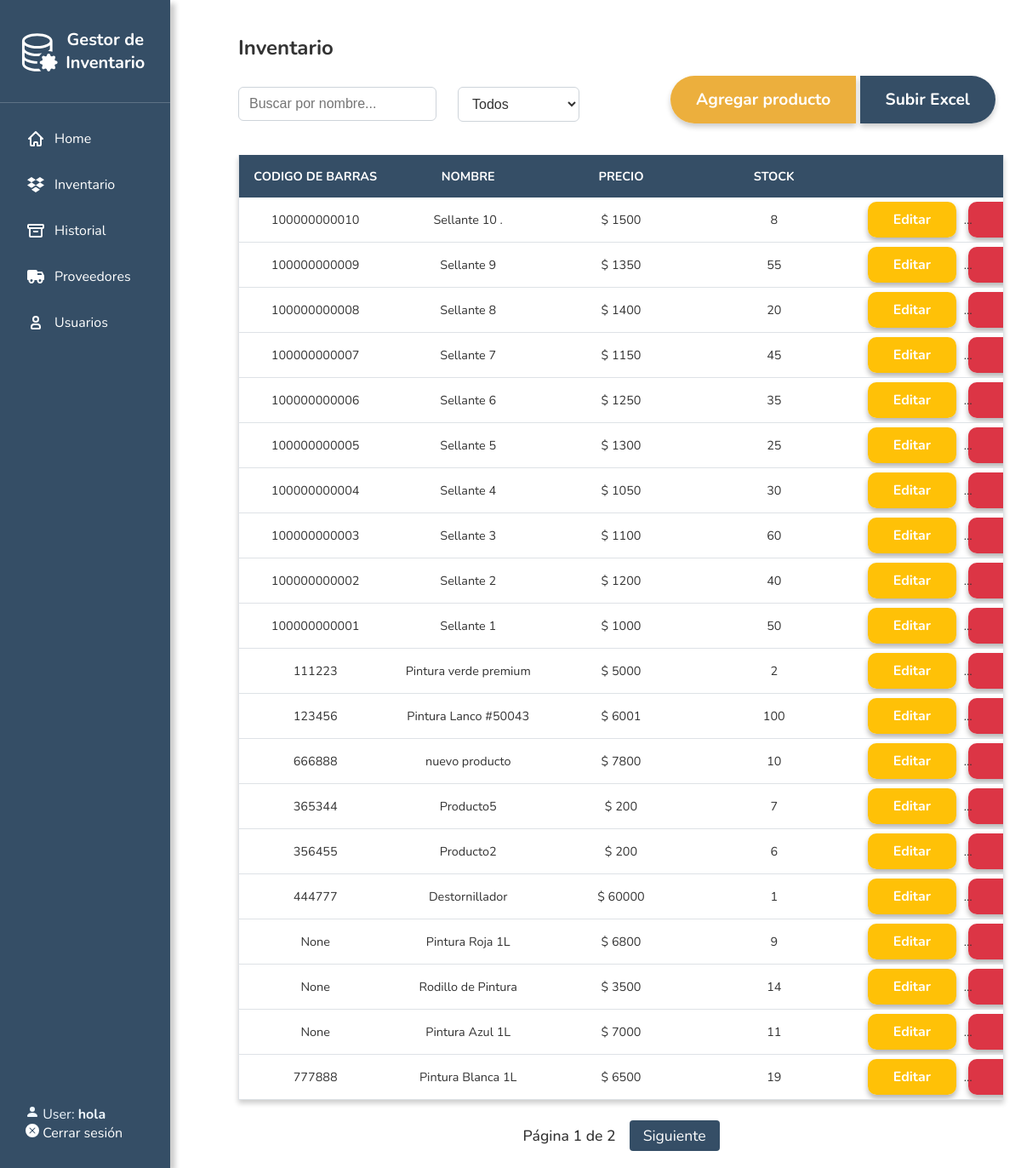
Page /inventario (signed in) on the committed database.
### inventory/models.py (models this page shows, shortened)
class Producto(models.Model):
    name = models.CharField(max_length=200, default='Sin nombre')
    type = models.CharField(max_length=200, blank=False)
    price = models.IntegerField()
    stock = models.IntegerField(default=0)
    codigo_barras = models.CharField(max_length=50, null=True, blank=True)
    choices = (
        ('AVAILABLE', 'Item ready to be purchased'),
        ('SOLD', 'Item already purchased'),
        ('RESTOCKING', 'Item restocking in a few days')
    )
    status = models.CharField(max_length=10, choices=choices, default='SOLD')
    issues = models.CharField(max_length=50, default="No Issues")
    date_added = models.DateTimeField(default=now, editable=False)
    class Meta:
        abstract = True

class Sellantes(Producto):
    pass

class Pinturas(Producto):
    pass

class Herramientas(Producto):
    pass

### inventory/views.py (the view, shortened to what this page needs)
# urls.py: re_path(r'^inventario$', inventario, name='inventario'),
@login_required
def inventario(request):
    q = request.GET.get('q', '')
    tipo = request.GET.get('type', '')
    sellantes = Sellantes.objects.all().order_by('-date_added')
    herramientas = Herramientas.objects.all().order_by('-date_added')
    pinturas = Pinturas.objects.all().order_by('-date_added')
    if q:
        sellantes = sellantes.filter(name__icontains=q)
        herramientas = herramientas.filter(name__icontains=q)
        pinturas = pinturas.filter(name__icontains=q)
    items = (
        [{"item": s, "category": "Sellantes"} for s in sellantes] +
        [{"item": h, "category": "Herramientas"} for h in herramientas] +
        [{"item": p, "category": "Pinturas"} for p in pinturas]
    )
    items = sorted(
        items,
        key=lambda x: getattr(x["item"], "date_added", None) or datetime.min,
        reverse=True
    )
    paginator = Paginator(items, 20)
    page_number = request.GET.get('page')
    page_obj = paginator.get_page(page_number)
    context = {
        'page_obj': page_obj,
        'items': page_obj,  # So your template keeps working
    }
    return render(request, 'inv/inventario.html', context)

### inventory/templates/inv/inventario.html (shortened to what this page needs)
{% extends 'inv/base.html' %}
{% block body %}
<h2>Inventario</h2>
<div class="container-set-inventory">
  <div class="add_buttons">
    <div class="inventory-left">
      <div class="button-group">
        <input type="text" id="searchInput" placeholder="Buscar por nombre..."
          class="form-control d-inline-block w-auto" />
      </div>
      <div class="button-group">
        <select id="filterType" class="form-select d-inline-block w-auto">
          <option value="">Todos</option>
        </select>
      </div>
    </div>
    <div class="inventory-right">
      <div class="button-group">
        <div class="button-group-fused">
          <a href="{% url 'agregar_producto' %}" class=" agregar-producto">Agregar producto</a>
          <a href="{% url 'upload_products_excel' %}" class=" agregar-excel">Subir Excel</a>
        </div>
      </div>
    </div>
  </div>
</div>
<div id="tablaProductos">
  {% include 'inv/tabla_productos.html' %}
</div>
{% endblock %}

### inventory/templates/inv/base.html (shortened to what this page needs)
<!DOCTYPE html>
<html>
  {% load static %}
  {% block styles %}
    <link rel="stylesheet" type="text/css" href="{% static '/css/bootstrap.min.css' %}">
    <link rel="stylesheet" type="text/css" href="{% static '/css/style.css' %}">
  {% endblock %}
<body>
  <div class="sidebar">
    <div class="sidebar-logo">
      Gestor de Inventario
    </div>
    <div class="sidebar-logoless">
    <div class="sidebar-nav">
      <a href="{% url 'index' %}">
        Home
      </a>
      <a href="{% url 'inventario' %}">
        Inventario
      </a>
      <a href="{% url 'historial' %}">
        Historial
      </a>
      <a href="{% url 'suppliers_list' %}">
        Proveedores
      <a href="{% url 'users' %}">
        <svg class="w-6 h-6" aria-hidden="true" xmlns="http://www.w3.org/2000/svg" width="24" height="24" fill="none" viewBox="0 0 24 24">
          <path stroke="currentColor" stroke-width="2" d="M7 17v1a1 1 0 0 0 1 1h8a1 1 0 0 0 1-1v-1a3 3 0 0 0-3-3h-4a3 3 0 0 0-3 3Zm8-9a3 3 0 1 1-6 0 3 3 0 0 1 6 0Z"/>
        </svg>
        Usuarios
      </a>
      </div>
    </div>
<div class="sidebar-footer">
  {% if user.is_authenticated %}
    <span class="user-info">
      <svg xmlns="http://www.w3.org/2000/svg" width="16" height="16" fill="currentColor" class="bi bi-person-fill" viewBox="0 0 16 16">
        <path d="M3 14s-1 0-1-1 1-4 6-4 6 3 6 4-1 1-1 1zm5-6a3 3 0 1 0 0-6 3 3 0 0 0 0 6"/>
      </svg>
      User: <strong>{{ user.username }}</strong>
    </span>
    <br>
    <a href="{% url 'logout_custom' %}" class="logout-link" style="text-decoration: none; color: white;">
  Cerrar sesión
</a>
  {% endif %}
</div>
  </div>
  <div class="container" style="margin-left: 260px;">
    {% block body %}
    {% endblock %}
  </div>
</body>
</html>

### inventory/templates/inv/tabla_productos.html (shortened to what this page needs)
<div class="table-responsive">
  <table class="table table-hover fixed-table">
    <thead>
      <tr>
        <th>Codigo de Barras</th>
        <th>Nombre</th>
        <th>Precio</th>
        <th>Stock</th>
        <th></th>
      </tr>
    </thead>
    <tbody>
      {% for entry in items %}
      <tr>
        <td>{{ entry.item.codigo_barras }}</td>
        <td>{{ entry.item.name }}</td>
        <td>$ {{ entry.item.price }}</td>
        <td>{{ entry.item.stock }}</td>
        <td>
          {% if entry.category == "Sellantes" %}
          <a href="{% url 'edit_sellante' entry.item.pk %}" class="btn btn-warning btn-sm" role="button"
            aria-pressed="true">Editar</a>
          <a href="{% url 'delete_sellante' entry.item.pk %}" class="btn btn-danger btn-sm delete-product-btn"
            role="button" aria-pressed="true">x</a>
          {% elif entry.category == "Herramientas" %}
          <a href="{% url 'edit_herramienta' entry.item.pk %}" class="btn btn-warning btn-sm" role="button"
            aria-pressed="true">Editar</a>
          <a href="{% url 'delete_herramienta' entry.item.pk %}" class="btn btn-danger btn-sm delete-product-btn"
            role="button" aria-pressed="true">x</a>
          {% elif entry.category == "Pinturas" %}
          <a href="{% url 'edit_pintura' entry.item.pk %}" class="btn btn-warning btn-sm" role="button"
            aria-pressed="true">Editar</a>
          <a href="{% url 'delete_pintura' entry.item.pk %}" class="btn btn-danger btn-sm delete-product-btn"
            role="button" aria-pressed="true">x</a>
          {% endif %}
        </td>
      </tr>
      {% empty %}
      <tr>
        <td colspan="5">No hay productos que mostrar</td>
      </tr>
      {% endfor %}
    </tbody>
  </table>
</div>
<div class="pagination">
  <span>Página {{ page_obj.number }} de {{ page_obj.paginator.num_pages }}</span>
  {% if page_obj.has_next %}
    <a href="?page={{ page_obj.next_page_number }}{% if request.GET.q %}&q={{ request.GET.q }}{% endif %}{% if request.GET.type %}&type={{ request.GET.type }}{% endif %}">Siguiente</a>
  {% endif %}
</div>

### inventory/static/css/style.css (style rules this page uses)
.button-group { display: inline-block; margin-right: 10px; vertical-align: middle; }
.form-select { padding: 6px 12px; border: 1px solid #ced4da; border-radius: 4px; background: #fff; font-size: 1rem; color: #333; min-width: 140px; outline: none; transition: border-color 0.2s; }
.d-inline-block { display: inline-block; }
.w-auto { width: auto; }
.form-control { border-radius: 6px; border: 1px solid #ced4da; padding: 10px 12px; font-size: 1rem; margin-top: 10px; transition: border-color 0.2s; }
.add_buttons { display: flex; align-items: center; gap: 15px; margin-bottom: 20px; flex-wrap: wrap; max-width: 1500px; max-height: 70px; }
.add_buttons .button-group { min-width: 150px; }
.add_buttons select#filterType { border-radius: 6px; border: 1px solid #ced4da; padding: 10px 12px; font-size: 1rem; margin-top: 10px; transition: border-color 0.2s; }
.agregar-producto { border-top-left-radius: 50px; border-bottom-left-radius: 50px; text-decoration: none; font-size: 1.2rem; padding: 15px 30px; margin: 10px 1px; font-weight: bold; transition: transform 0.2s, background-color 0.3s; background-color: rgb(236, 175, 61); color: white; box-shadow: 0 4px 6px rgba(0, 0, 0, 0.2); }
.agregar-excel { border-top-right-radius: 50px; border-bottom-right-radius: 50px; text-decoration: none; font-size: 1.2rem; padding: 15px 30px; margin: 1px 1px; font-weight: bold; transition: transform 0.2s, background-color 0.3s; background-color: #354e66; color: white; box-shadow: 0 4px 6px rgba(0, 0, 0, 0.2); }
.add_buttons { display: flex; justify-content: space-between; align-items: center; flex-wrap: wrap; }
.inventory-left { display: flex; align-items: center; gap: 15px; }
.button-group-fused a { border-radius: 0; margin-right: -1px; }
.button-group-fused a:first-child { border-top-left-radius: 50px; border-bottom-left-radius: 50px; }
.button-group-fused a:last-child { border-top-right-radius: 50px; border-bottom-right-radius: 50px; margin-right: 0; }
.pagination { display: flex; justify-content: center; align-items: center; margin-top: 24px; gap: 16px; font-size: 1.1em; }
.pagination a { color: #fff; background: #354e66; padding: 6px 16px; border-radius: 4px; text-decoration: none; transition: background 0.2s; }
.pagination span { color: #333; font-weight: 500; }

### inventory/templates/inv/base.html (style rules this page uses)
.sidebar-footer { position: absolute; bottom: 0; width: 100%; padding: 15%; color: aliceblue; }

### rows in the picture
Sellantes: item.codigo_barras "100000000010", item.name "Sellante 10 .", item.price "1500", item.stock "8", shows "Editar"
Sellantes: item.codigo_barras "100000000009", item.name "Sellante 9", item.price "1350", item.stock "55", shows "Editar"
Sellantes: item.codigo_barras "100000000008", item.name "Sellante 8", item.price "1400", item.stock "20", shows "Editar"
Sellantes: item.codigo_barras "100000000007", item.name "Sellante 7", item.price "1150", item.stock "45", shows "Editar"
Sellantes: item.codigo_barras "100000000006", item.name "Sellante 6", item.price "1250", item.stock "35", shows "Editar"
Sellantes: item.codigo_barras "100000000005", item.name "Sellante 5", item.price "1300", item.stock "25", shows "Editar"
Sellantes: item.codigo_barras "100000000004", item.name "Sellante 4", item.price "1050", item.stock "30", shows "Editar"
Sellantes: item.codigo_barras "100000000003", item.name "Sellante 3", item.price "1100", item.stock "60", shows "Editar"
Sellantes: item.codigo_barras "100000000002", item.name "Sellante 2", item.price "1200", item.stock "40", shows "Editar"
Sellantes: item.codigo_barras "100000000001", item.name "Sellante 1", item.price "1000", item.stock "50", shows "Editar"
Pinturas: item.codigo_barras "111223", item.name "Pintura verde premium", item.price "5000", item.stock "2", shows "Editar"
Pinturas: item.codigo_barras "123456", item.name "Pintura Lanco #50043", item.price "6001", item.stock "100", shows "Editar"
Pinturas: item.codigo_barras "666888", item.name "nuevo producto", item.price "7800", item.stock "10", shows "Editar"
Herramientas: item.codigo_barras "365344", item.name "Producto5", item.price "200", item.stock "7", shows "Editar"
Pinturas: item.codigo_barras "356455", item.name "Producto2", item.price "200", item.stock "6", shows "Editar"
Herramientas: item.codigo_barras "444777", item.name "Destornillador", item.price "60000", item.stock "1", shows "Editar"
Pinturas: item.codigo_barras "None", item.name "Pintura Roja 1L", item.price "6800", item.stock "9", shows "Editar"
Herramientas: item.codigo_barras "None", item.name "Rodillo de Pintura", item.price "3500", item.stock "14", shows "Editar"
Pinturas: item.codigo_barras "None", item.name "Pintura Azul 1L", item.price "7000", item.stock "11", shows "Editar"
Pinturas: item.codigo_barras "777888", item.name "Pintura Blanca 1L", item.price "6500", item.stock "19", shows "Editar"

### other values in the picture
{{ user.username }} "hola"
{{ page_obj.number }} "1"
{{ page_obj.paginator.num_pages }} "2"
